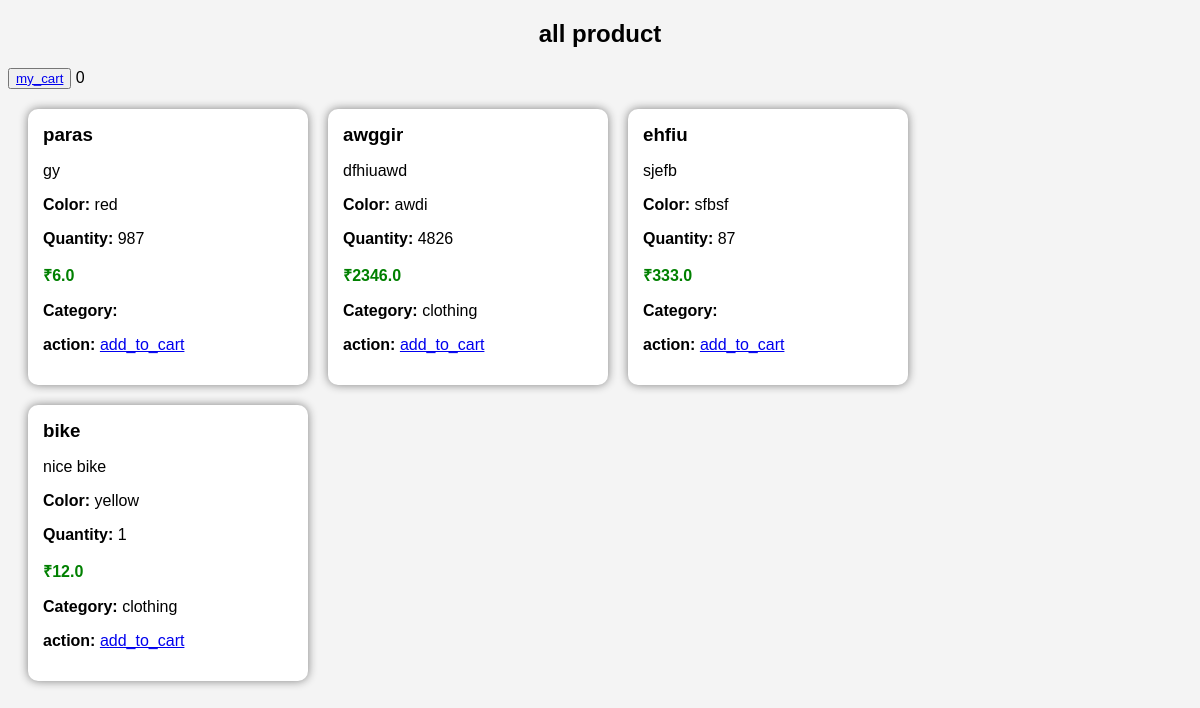
The page /show on the database its author committed.
### app/models.py (models this page shows, shortened)
class Product(models.Model):
    name = models.CharField(max_length=100)
    description = models.TextField()
    color = models.CharField(max_length=50)
    quantity = models.IntegerField()
    price = models.FloatField()
    category = models.CharField(max_length=50)

### app/views.py (the view)
# urls.py: path('show',show,name='show'),
def show(request):
    data = Product.objects.all()
    cart = request.session.get('cart', [])
    count_c = len(cart)
    return render(request, "my_cart.html", {
        "data": data,
        "count": count_c
    })

### app/templates/my_cart.html (shortened to what this page needs)
<!DOCTYPE html>
<html>
<head>
</head>
<body>
<h2 style="text-align:center;">all product</h2>
<button><a href={% url 'my_cart'  %}>my_cart</a></button>
{{count}}
<div class="container">
    {% for p in data %}
        <div class="card">
            <h3>{{ p.name }}</h3>
            <p>{{ p.description }}</p>
            <p><b>Color:</b> {{ p.color }}</p>
            <p><b>Quantity:</b> {{ p.quantity }}</p>
            <p class="price">₹{{ p.price }}</p>
            <p><b>Category:</b> {{ p.category }}</p>
            <p><b>action:</b> <a href={% url 'save' pk=p.id %}>add_to_cart</a></p>
        </div>
    {% endfor %}
</div>
</body>
</html>

### app/templates/my_cart.html (style rules this page uses)
body { font-family: Arial; background: #f4f4f4; }
.container { display: flex; flex-wrap: wrap; gap: 20px; padding: 20px; }
.card { width: 250px; background: white; padding: 15px; border-radius: 10px; box-shadow: 0 0 10px gray; }
.card h3 { margin: 0; }
.price { color: green; font-weight: bold; }

### rows shown on the page
Product: name "paras", description "gy", color "red", quantity "987", price "6.0"
Product: name "awggir", description "dfhiuawd", color "awdi", quantity "4826", price "2346.0", category "clothing"
Product: name "ehfiu", description "sjefb", color "sfbsf", quantity "87", price "333.0"
Product: name "bike", description "nice bike", color "yellow", quantity "1", price "12.0", category "clothing"

### other values the page prints
{{ count }} "0"
